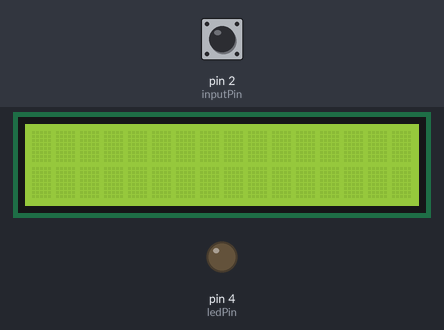
A sketch run on a simulated Arduino Uno, built with avr-gcc and run on an emulated ATmega328P. Parts: 16×2 character LCD, output pins drawn as LEDs (lit = HIGH). The inputs (shaded band) are chosen by the test bench; at power-on: pin 2 (inputPin) HIGH.

Above: at 1.2 s.
1.3 s: pin 2 (inputPin) pulled LOW for 0.15 s
At 2.3 s:
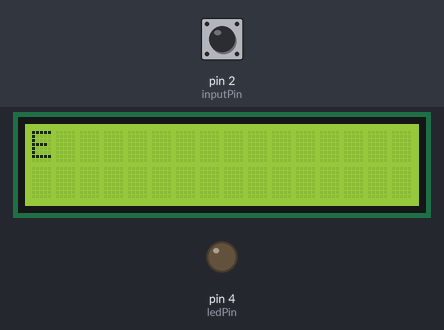
3.5 s: pin 2 (inputPin) pulled LOW for 1 s
At 6.3 s:
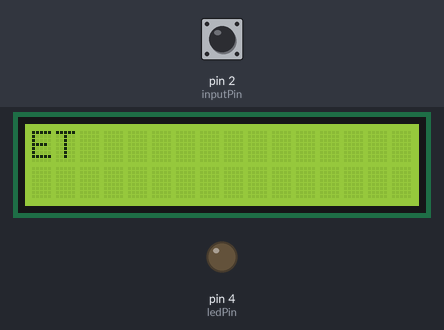
6.6 s: pin 2 (inputPin) pulled LOW for 0.15 s
At 8.5 s:
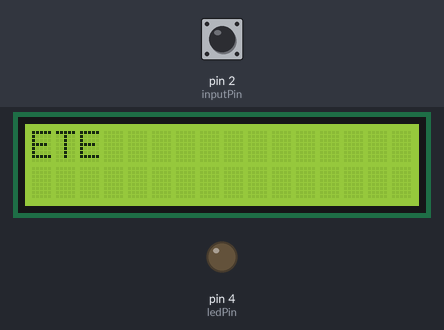
8.8 s: pin 2 (inputPin) pulled LOW for 3.2 s
At 13.4 s:
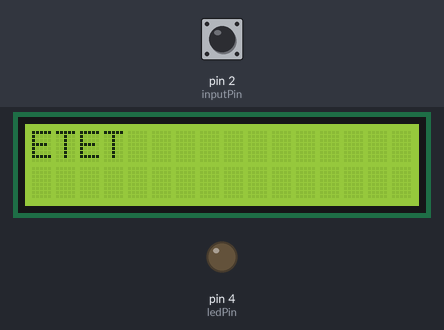
14.1 s: pin 2 (inputPin) pulled LOW for 0.15 s
At 15.7 s:
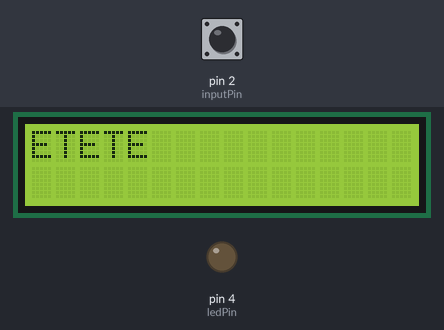
16.3 s: pin 2 (inputPin) pulled LOW for 1 s
At 18.6 s:
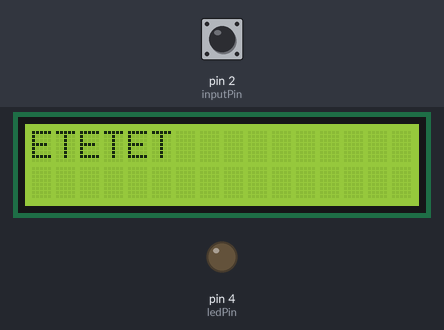
Timing chart, 0 to 20.1 s (numbered marks = the images above; inputs shaded):
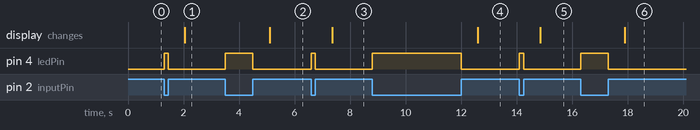

The sketch:

sketch_jul16a.ino
```cpp
#include <Wire.h>
#include <LiquidCrystal_I2C.h>

LiquidCrystal_I2C lcd (0x27, 2, 1, 0, 4, 5, 6, 7, 3, POSITIVE);

unsigned long signal_len, t1, t2; // time for which button is pressed
int inputPin = 2; // input pin for push button
int ledPin = 4; // input pin for LED
String code = ""; // string in which one alphabet is stored


void setup() {
  Serial.begin(9600);
  pinMode(inputPin, INPUT_PULLUP); // internal pullup resistor is used to simplify the circuit
  pinMode(ledPin, OUTPUT);

  lcd.begin(16,2);
  lcd.clear();
}


void loop() {
  NextDotDash:
    while (digitalRead(inputPin) == HIGH) {}
    t1 = millis();  // time at button press
    digitalWrite(ledPin, HIGH); // LED on while button pressed

    while (digitalRead(inputPin) == LOW) {}
    t2 = millis(); // time at button release
    digitalWrite(ledPin, LOW); // LED off on button release

    signal_len = t2 - t1; // time for which button is pressed

    if (signal_len > 50) {
      code += readio(); // function to read dot or dash
    }

    while ((millis() - t2) < 600) { // skip to next alphabet
      if (digitalRead(inputPin) == LOW) {
        goto NextDotDash;
      }
    }
    convertor(); // function to decipher code into alphabet
}


char readio() {
  if (signal_len < 300 && signal_len > 50) {
    return '.';
  }
  else if (signal_len > 300) {
    return '-';
  }
}


void convertor() {
  static String letters[] = {".-", "-...", "-.-.", "-..", ".", "..-.", "--.", "....", "..", ".---", "-.-", ".-..", "--", "-.", "---", ".--." , "--.-", ".-.", "...", "-", "..-", "...-", ".--", "-..-", "-.--", "--..", "E"};
  int i = 0;
  if (code == ".-.-.-") {
    lcd.print(".");
  }
  else {
    while (letters[i] != "E") {
      if (letters[i] == code) {
        lcd.print(char('A' + i));
        break;
      }
      i++;
    }
    if (letters[i] == "E") {
      lcd.println("");
    }
  }
  code = ""; // reset code to blank string
}
```

Measured:
- after the input at 1.3 s, pin 4 (ledPin): LOW → HIGH at once, → LOW 0.15 s later; the display: changes after 0.75 s (image 1)
- after the input at 3.5 s, pin 4 (ledPin): LOW → HIGH at once, → LOW 1.0 s later; the display: changes after 1.6 s (image 2)
- after the input at 6.6 s, pin 4 (ledPin): LOW → HIGH at once, → LOW 0.15 s later; the display: changes after 0.75 s (image 3)
- after the input at 8.8 s, pin 4 (ledPin): LOW → HIGH at once, → LOW 3.2 s later; the display: changes after 3.8 s (image 4)
- after the input at 14.1 s, pin 4 (ledPin): LOW → HIGH at once, → LOW 0.15 s later; the display: changes after 0.75 s (image 5)
- after the input at 16.3 s, pin 4 (ledPin): LOW → HIGH at once, → LOW 1.0 s later; the display: changes after 1.6 s (image 6)
